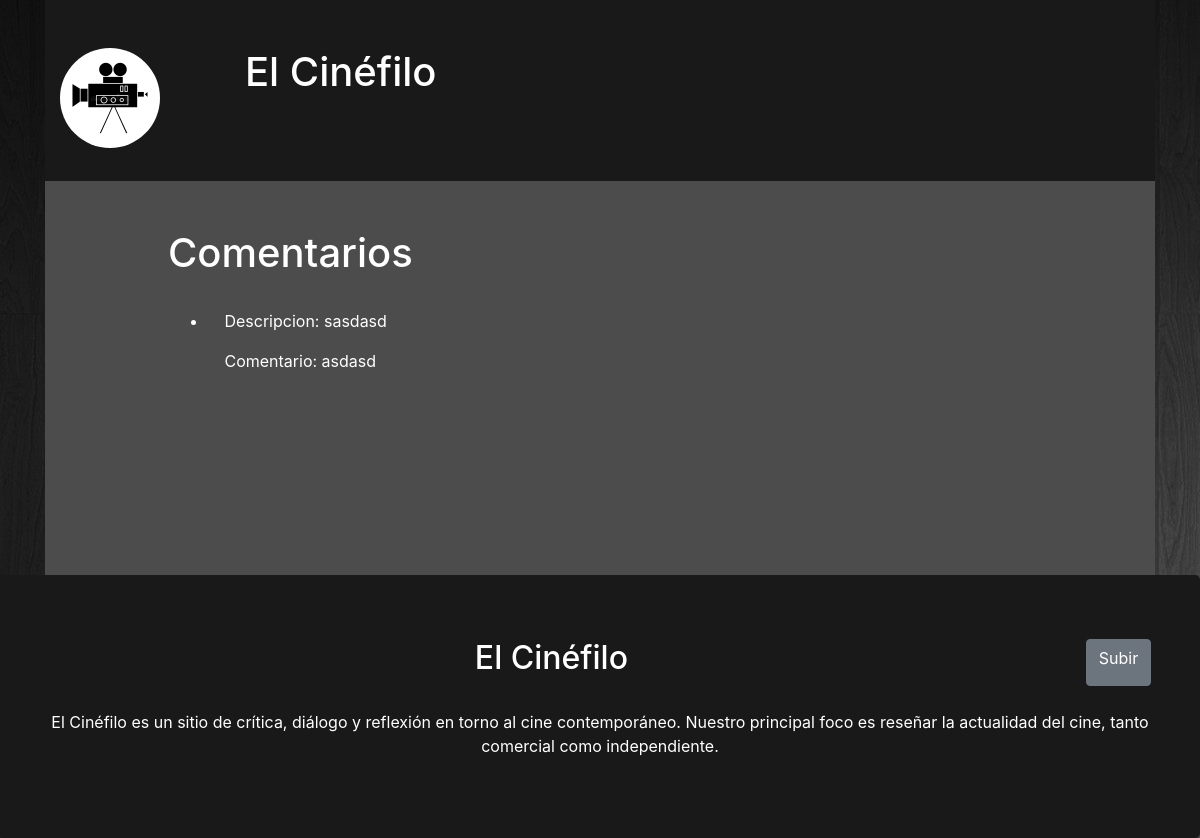
The app's page /peliculas/comentario/endgame, older data.
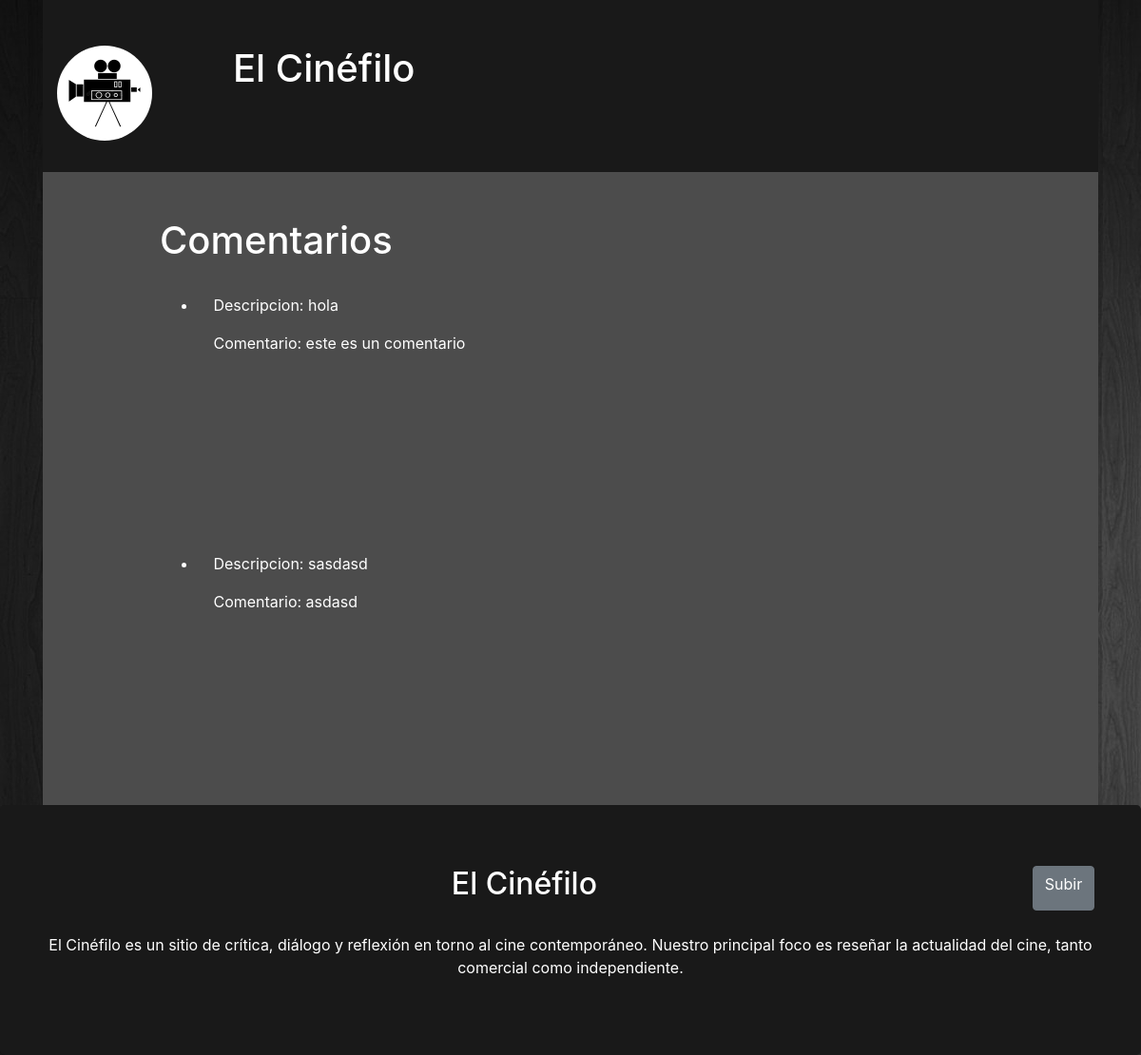
The same page, newer data.
### peliculas/models.py (models this page shows, shortened)
class ComentarioEndgame(models.Model):
    id = models.AutoField(primary_key=True,unique=True)
    descripcion = models.CharField(max_length=50)
    comentario = models.TextField(max_length=1000)
    fecha = models.DateField(null=True, blank=True)
    usuario = models.ForeignKey(User, on_delete = models.CASCADE)
    class Meta:
        ordering = ['fecha']
    def get_absolute_url(self):
        return reverse('comentarioEndgame-detail', args=[str(self.id)])

### peliculas/views.py (the view)
# urls.py: path('comentario/endgame', views.EndgameListView.as_view(), name='comentarioendgame'),
class EndgameListView(generic.ListView):
    model = ComentarioEndgame
    paginate_by = 10
    queryset = ComentarioEndgame.objects.all()

### peliculas/templates/peliculas/comentarioendgame_list.html
{% extends "base_generic.html" %}
{% block content %}
	<div class="container cuerpo" style="margin-bottom: -2%;">
	<br><br>
	<div class="letra-cuerpo">
	<h1>Comentarios</h1>
	<br>
	{% if comentarioendgame_list %}
		<ul>
			{% for coment in comentarioendgame_list %}
			<li>
				<p class="letra-cuerpo" style="margin-left: 2%;!important">Descripcion: <a href="{{coment.get_absolute_url}}"> {{ coment.descripcion }} </a></p>
				<p class="letra-cuerpo" style="margin-left: 2%;!important">Comentario: {{coment.comentario}}</p><br><br><br><br><br><br><br><br>
			</li>
			{% endfor %}
		</ul>
	{% else %}
		<p class="letra-cuerpo">No se han registrado comentarios</p><br><br><br><br><br><br><br>
	{% endif %}
	</div>
	</div>
{% endblock %}

### peliculas/templates/base_generic.html (shortened to what this page needs)
<!DOCTYPE html>
<html>
<head>
	{% load static %}
	<link rel="stylesheet" type="text/css" href="{% static 'css/bootstrap.min.css' %}">
	<link rel="stylesheet" type="text/css" href="{% static 'css/estilos.css' %}">
</head>
<body>
	<div class="container">
	<header>
		<div class="container ">
      {% if user.is_authenticated %}
		<nav id="nav" class="navbar navbar-expand-sm navbar-dark">
    		<button id="boton" class="navbar-toggler" type="button" data-toggle="collapse" data-target="#opciones">
      			<span class="navbar-toggler-icon"></span>
    		</button>
    		<div class="collapse navbar-collapse container" id="opciones">
      			<ul class="navbar-nav">
        			<li class="nav-item">
         				<a class="nav-link active" href="{% url 'index' %}"><p class="menu">Inicio</p></a>
        			</li>
        			<li class="nav-item">
          				<a class="nav-link" href="{% url 'galeria' %}"><p class="menu">Galería</p></a>
        			</li>
        			<li class="nav-item">
          				<a class="nav-link" href="https://www.esquire.com/es/actualidad/cine/g30204426/mejores-peliculas-2020-estrenos-cine/" target="_blank"><p class="menu">Estrenos</p></a>
        			</li>
              <li class="nav-item">
                  <a class="nav-link" href="{% url 'perfil' %}"><p class="menu">{{ user.username }}</p></a>
              </li>
      			</ul>
    		</div>
  		</nav>
      {% else %}
      <br><br>
      {% endif %}
		<div class="row">
			<div class="col-lg-2 col-md-3 col-sm-4 col-4">
			<img id="logo" class="rounded-circle" src="{% static 'img/logo.jpg' %}">
			</div>
			<div class="col-lg-10 col-md-9 col-sm-8 col-8">
			<h1 id="subir">El Cinéfilo</h1>
			</div>
		</div>
		</div>
	</header>
	{% block content %}
	{% endblock %}
</div>
	<div class="jumbotron container-fluid" style="margin-bottom: -1px;">
		<div class="row">
  		<h2 class="titulo-pie col-lg-11 col-md-10 col-sm-9 col-9">El Cinéfilo</h2>
  		<a href="#subir" class="btn btn-secondary" role="button">Subir</a>
  		</div><br>
  		<p class="letra-pie">
  			El Cinéfilo es un sitio de crítica, diálogo y reflexión en torno al cine contemporáneo. Nuestro principal foco es reseñar la actualidad del cine, tanto comercial como independiente.
  		</p>
	</div>
</body>
</html>

### peliculas/static/css/estilos.css (style rules this page uses)
body { background: url('../img/fondo.jpg'); background-color: #2c2c2c; background-repeat: no-repeat; background-attachment: fixed; }
header { background-color: #191919; padding-bottom: 3%; }
@media (min-width: 306px) { h1 { font-size: 250%; color:#fff; } }
@media (min-width: 331px) { #logo { width: 100px; height: 100px; } }
img { max-width: 100%; }
a { color:#fff; }
.cuerpo { width: 100%; background-color: #4c4c4c; }
.letra-cuerpo { color:#fff; text-align: justify; margin-left: 10%; margin-right: 10%; }
.jumbotron { background-color: #191919 ; margin-bottom: 0px; margin-top: 0px; }
.titulo-pie { text-align: center; color:#fff; }
.letra-pie { text-align: center; color:#fff; }

Row changes from the older to the newer data that the page shows:
added ComentarioEndgame: descripcion "hola", comentario "este es un comentario"
